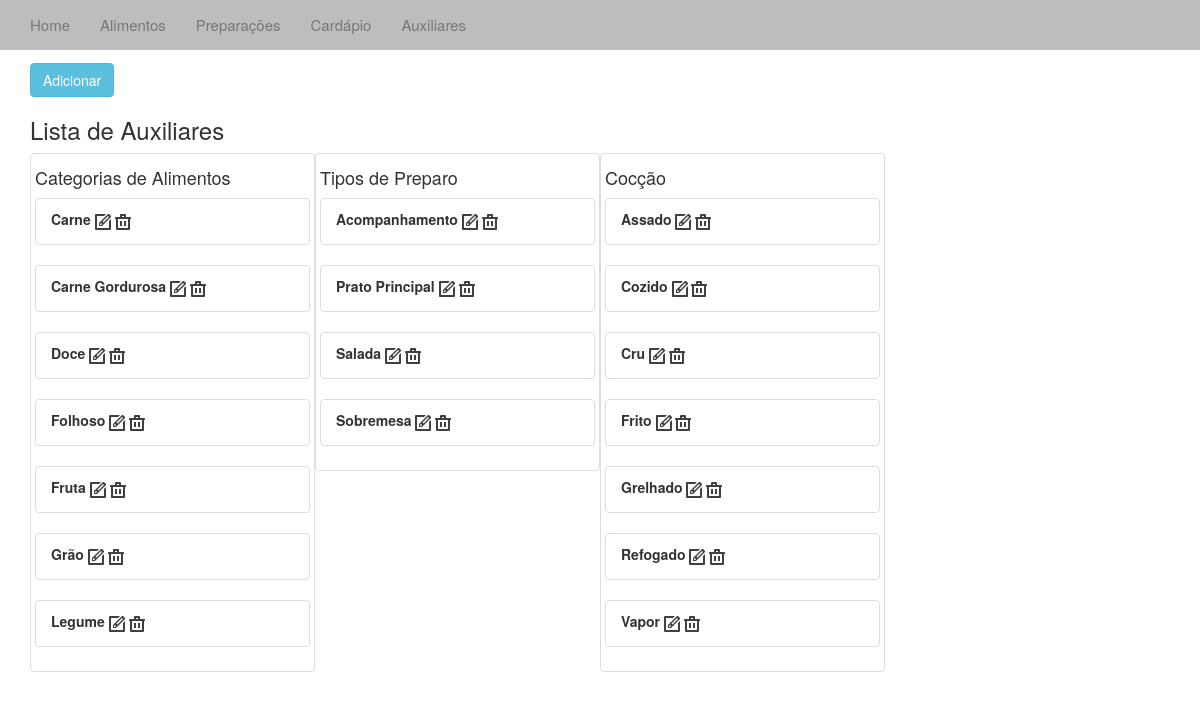
/aux/, run on an earlier commit of the app's database.
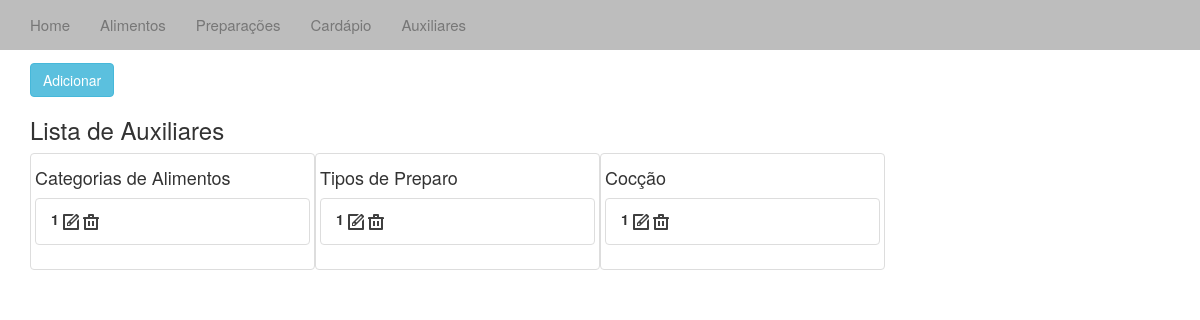
And on a later commit of the database.
### cardapio/models.py (models this page shows, shortened)
class Aux(models.Model):
	tipo = models.IntegerField(max_length=1)
	desc = models.CharField(max_length=4)

### cardapio/views.py (the view)
# urls.py: url(r'^aux/', 'cardapio.views.aux', name='aux'),
def aux(request):
	aux_list = Aux.objects.all().order_by('desc')
	context = {'aux_list':aux_list}
	return render_to_response('aux.html', context)

### templates/aux.html (shortened to what this page needs)
{% extends "base.html" %}
{% block body%}
{% load static %}
<div class="container-fluid">
	<div class="container">
			<h2>Auxiliares</h2>
			<a href="/addaux/"><button type="button" class="btn btn-info">Adicionar</button></a>
			<h3>Lista de Auxiliares</h3>
		{% if aux_list %}
		<div class="thumbnail col-sm-3">
			<h4> Categorias de Alimentos </h4>
			{% for aux in aux_list %}
			{% if aux.tipo == 1 %}
			<ul class="list-group">
			<li class="list-group-item"> <label>{{ aux.desc }} </label>
				<a href="/editaux/{{ aux.id }}"><img src="{% static "img/edit.png" %}" style="display:inline-block" /></a>
				<a href="/deleteaux/{{ aux.id }}"><img src="{% static "img/delete.png" %}" style="display:inline-block" /></a>
			</li>
			</ul>
			{% endif %}
			{% endfor %}
		</div>
		<div class="thumbnail col-sm-3">
			<h4> Tipos de Preparo </h4>
			{% for aux in aux_list %}
			{% if aux.tipo == 2 %}
			<ul class="list-group">
			<li class="list-group-item"><label>{{ aux.desc }} </label>
				<a href="/editaux/{{ aux.id }}"><img src="{% static "img/edit.png" %}" style="display:inline-block" /></a>
				<a href="/deleteaux/{{ aux.id }}"><img src="{% static "img/delete.png" %}" style="display:inline-block" /></a>
			</li>
			</ul>
			{% endif %}
			{% endfor %}
		</div>
		<div class="thumbnail col-sm-3">
			<h4> Cocção </h4>
			{% for aux in aux_list %}
			{% if aux.tipo == 3 %}
			<ul class="list-group">
			<li class="list-group-item"><label>{{ aux.desc }} </label>
				<a href="/editaux/{{ aux.id }}"><img src="{% static "img/edit.png" %}" style="display:inline-block" /></a>
				<a href="/deleteaux/{{ aux.id }}"><img src="{% static "img/delete.png" %}" style="display:inline-block" /></a>
			</li>
			</ul>
			{% endif %}
			{% endfor %}
		</div>
		<br />
		{% endif %}
	</div>
</div>
{% endblock %}

What changed in the data, as far as the page shows it:
removed Aux: desc "Carne", tipo 1 (drawn), shown under "Categorias de Alimentos"
removed Aux: desc "Carne Gordurosa", tipo 1 (drawn), shown under "Categorias de Alimentos"
removed Aux: desc "Doce", tipo 1 (drawn), shown under "Categorias de Alimentos"
removed Aux: desc "Folhoso", tipo 1 (drawn), shown under "Categorias de Alimentos"
removed Aux: desc "Grão", tipo 1 (drawn), shown under "Categorias de Alimentos"
removed Aux: desc "Legume", tipo 1 (drawn), shown under "Categorias de Alimentos"
removed Aux: desc "Acompanhamento", tipo 2 (drawn), shown under "Tipos de Preparo"
removed Aux: desc "Prato Principal", tipo 2 (drawn), shown under "Tipos de Preparo"
removed Aux: desc "Sobremesa", tipo 2 (drawn), shown under "Tipos de Preparo"
removed Aux: desc "Cozido", tipo 3 (drawn), shown under "Cocção"
removed Aux: desc "Cru", tipo 3 (drawn), shown under "Cocção"
removed Aux: desc "Frito", tipo 3 (drawn), shown under "Cocção"
removed Aux: desc "Grelhado", tipo 3 (drawn), shown under "Cocção"
removed Aux: desc "Refogado", tipo 3 (drawn), shown under "Cocção"
removed Aux: desc "Vapor", tipo 3 (drawn), shown under "Cocção"
changed Aux (number 1 of 3 on the later page): desc "Fruta" → "1"
changed Aux (number 2 of 3 on the later page): desc "Salada" → "1"
changed Aux (number 3 of 3 on the later page): desc "Assado" → "1"
